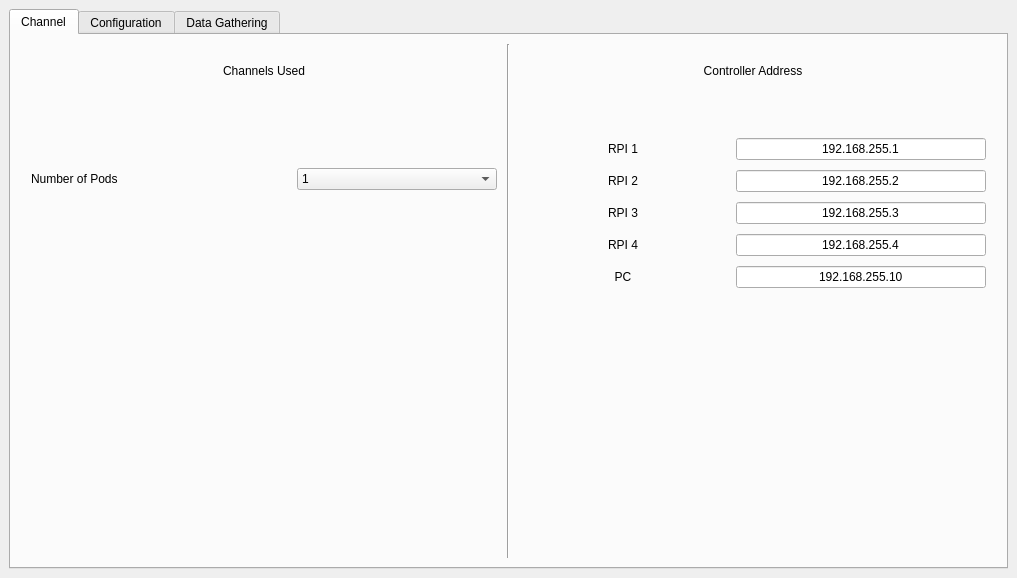
<?xml version="1.0" encoding="UTF-8"?>
<ui version="4.0">
 <class>MainWindow</class>
 <widget class="QMainWindow" name="MainWindow">
  <property name="geometry">
   <rect>
    <x>0</x>
    <y>0</y>
    <width>1017</width>
    <height>578</height>
   </rect>
  </property>
  <property name="windowTitle">
   <string>MainWindow</string>
  </property>
  <widget class="QWidget" name="centralwidget">
   <layout class="QVBoxLayout" name="verticalLayout">
    <item>
     <widget class="QTabWidget" name="tabWidget">
      <property name="currentIndex">
       <number>0</number>
      </property>
      <widget class="QWidget" name="tabChannel">
       <attribute name="title">
        <string>Channel</string>
       </attribute>
       <layout class="QHBoxLayout" name="horizontalLayout">
        <property name="spacing">
         <number>10</number>
        </property>
        <property name="leftMargin">
         <number>20</number>
        </property>
        <property name="rightMargin">
         <number>20</number>
        </property>
        <item>
         <layout class="QVBoxLayout" name="vLayoutLeft">
          <property name="topMargin">
           <number>20</number>
          </property>
          <property name="bottomMargin">
           <number>0</number>
          </property>
          <item>
           <widget class="QLabel" name="lblChannelsUsed">
            <property name="maximumSize">
             <size>
              <width>16777215</width>
              <height>50</height>
             </size>
            </property>
            <property name="text">
             <string>Channels Used</string>
            </property>
            <property name="alignment">
             <set>Qt::AlignCenter</set>
            </property>
            <property name="wordWrap">
             <bool>false</bool>
            </property>
            <property name="openExternalLinks">
             <bool>false</bool>
            </property>
           </widget>
          </item>
          <item>
           <spacer name="vSpacer_3">
            <property name="orientation">
             <enum>Qt::Vertical</enum>
            </property>
            <property name="sizeType">
             <enum>QSizePolicy::Fixed</enum>
            </property>
            <property name="sizeHint" stdset="0">
             <size>
              <width>20</width>
              <height>80</height>
             </size>
            </property>
           </spacer>
          </item>
          <item>
           <layout class="QHBoxLayout" name="hLayout">
            <property name="leftMargin">
             <number>0</number>
            </property>
            <property name="topMargin">
             <number>0</number>
            </property>
            <property name="rightMargin">
             <number>0</number>
            </property>
            <item>
             <widget class="QLabel" name="lblNoOfPods">
              <property name="text">
               <string>Number of Pods</string>
              </property>
             </widget>
            </item>
            <item>
             <widget class="QComboBox" name="cmbBoxPods">
              <property name="sizePolicy">
               <sizepolicy hsizetype="Expanding" vsizetype="Fixed">
                <horstretch>0</horstretch>
                <verstretch>0</verstretch>
               </sizepolicy>
              </property>
              <property name="maximumSize">
               <size>
                <width>200</width>
                <height>16777215</height>
               </size>
              </property>
              <item>
               <property name="text">
                <string>1</string>
               </property>
              </item>
              <item>
               <property name="text">
                <string>2</string>
               </property>
              </item>
              <item>
               <property name="text">
                <string>3</string>
               </property>
              </item>
              <item>
               <property name="text">
                <string>4</string>
               </property>
              </item>
             </widget>
            </item>
           </layout>
          </item>
          <item>
           <spacer name="vlSpacer_2">
            <property name="orientation">
             <enum>Qt::Vertical</enum>
            </property>
            <property name="sizeHint" stdset="0">
             <size>
              <width>20</width>
              <height>40</height>
             </size>
            </property>
           </spacer>
          </item>
         </layout>
        </item>
        <item>
         <widget class="Line" name="line">
          <property name="orientation">
           <enum>Qt::Vertical</enum>
          </property>
         </widget>
        </item>
        <item>
         <layout class="QVBoxLayout" name="vLayoutRight">
          <property name="topMargin">
           <number>20</number>
          </property>
          <item>
           <widget class="QLabel" name="lblControllerAddress">
            <property name="maximumSize">
             <size>
              <width>16777215</width>
              <height>50</height>
             </size>
            </property>
            <property name="layoutDirection">
             <enum>Qt::LeftToRight</enum>
            </property>
            <property name="text">
             <string>Controller Address</string>
            </property>
            <property name="alignment">
             <set>Qt::AlignCenter</set>
            </property>
           </widget>
          </item>
          <item>
           <layout class="QGridLayout" name="gridLayout">
            <property name="topMargin">
             <number>50</number>
            </property>
            <property name="verticalSpacing">
             <number>10</number>
            </property>
            <item row="1" column="0">
             <widget class="QLabel" name="lblRPI2">
              <property name="text">
               <string>RPI 2</string>
              </property>
              <property name="alignment">
               <set>Qt::AlignCenter</set>
              </property>
             </widget>
            </item>
            <item row="2" column="0">
             <widget class="QLabel" name="lblRPI3">
              <property name="text">
               <string>RPI 3</string>
              </property>
              <property name="alignment">
               <set>Qt::AlignCenter</set>
              </property>
             </widget>
            </item>
            <item row="1" column="1">
             <widget class="QLineEdit" name="lnEditRPI2">
              <property name="maximumSize">
               <size>
                <width>250</width>
                <height>16777215</height>
               </size>
              </property>
              <property name="text">
               <string>192.168.255.2</string>
              </property>
              <property name="alignment">
               <set>Qt::AlignCenter</set>
              </property>
             </widget>
            </item>
            <item row="2" column="1">
             <widget class="QLineEdit" name="lnEditRPI3">
              <property name="maximumSize">
               <size>
                <width>250</width>
                <height>16777215</height>
               </size>
              </property>
              <property name="text">
               <string>192.168.255.3</string>
              </property>
              <property name="alignment">
               <set>Qt::AlignCenter</set>
              </property>
             </widget>
            </item>
            <item row="4" column="0">
             <widget class="QLabel" name="lblPC">
              <property name="text">
               <string>PC</string>
              </property>
              <property name="alignment">
               <set>Qt::AlignCenter</set>
              </property>
             </widget>
            </item>
            <item row="0" column="0">
             <widget class="QLabel" name="lblRPI1">
              <property name="text">
               <string>RPI 1</string>
              </property>
              <property name="alignment">
               <set>Qt::AlignCenter</set>
              </property>
             </widget>
            </item>
            <item row="0" column="1">
             <widget class="QLineEdit" name="lnEditRPI1">
              <property name="sizePolicy">
               <sizepolicy hsizetype="Expanding" vsizetype="Fixed">
                <horstretch>0</horstretch>
                <verstretch>0</verstretch>
               </sizepolicy>
              </property>
              <property name="maximumSize">
               <size>
                <width>250</width>
                <height>16777215</height>
               </size>
              </property>
              <property name="inputMask">
               <string/>
              </property>
              <property name="text">
               <string>192.168.255.1</string>
              </property>
              <property name="maxLength">
               <number>32767</number>
              </property>
              <property name="alignment">
               <set>Qt::AlignCenter</set>
              </property>
             </widget>
            </item>
            <item row="4" column="1">
             <widget class="QLineEdit" name="lnEditPC">
              <property name="maximumSize">
               <size>
                <width>250</width>
                <height>16777215</height>
               </size>
              </property>
              <property name="text">
               <string>192.168.255.10</string>
              </property>
              <property name="alignment">
               <set>Qt::AlignCenter</set>
              </property>
             </widget>
            </item>
            <item row="3" column="0">
             <widget class="QLabel" name="lblRPI4">
              <property name="text">
               <string>RPI 4</string>
              </property>
              <property name="alignment">
               <set>Qt::AlignCenter</set>
              </property>
             </widget>
            </item>
            <item row="3" column="1">
             <widget class="QLineEdit" name="lnEditRPI4">
              <property name="maximumSize">
               <size>
                <width>250</width>
                <height>16777215</height>
               </size>
              </property>
              <property name="text">
               <string>192.168.255.4</string>
              </property>
              <property name="alignment">
               <set>Qt::AlignCenter</set>
              </property>
             </widget>
            </item>
           </layout>
          </item>
          <item>
           <spacer name="vSpacer">
            <property name="orientation">
             <enum>Qt::Vertical</enum>
            </property>
            <property name="sizeHint" stdset="0">
             <size>
              <width>20</width>
              <height>40</height>
             </size>
            </property>
           </spacer>
          </item>
         </layout>
        </item>
       </layout>
      </widget>
      <widget class="QWidget" name="tabConfiguration">
       <attribute name="title">
        <string>Configuration</string>
       </attribute>
       <layout class="QHBoxLayout" name="horizontalLayout_2">
        <property name="spacing">
         <number>10</number>
        </property>
        <property name="leftMargin">
         <number>20</number>
        </property>
        <property name="rightMargin">
         <number>20</number>
        </property>
        <item>
         <layout class="QVBoxLayout" name="vLayoutLeft_2">
          <property name="spacing">
           <number>30</number>
          </property>
          <property name="topMargin">
           <number>20</number>
          </property>
          <item>
           <widget class="QLabel" name="lblRegisterSettings">
            <property name="maximumSize">
             <size>
              <width>16777215</width>
              <height>50</height>
             </size>
            </property>
            <property name="text">
             <string>Register Settings</string>
            </property>
            <property name="alignment">
             <set>Qt::AlignCenter</set>
            </property>
           </widget>
          </item>
          <item>
           <layout class="QHBoxLayout" name="hLayout_2">
            <property name="topMargin">
             <number>0</number>
            </property>
            <item>
             <widget class="QLabel" name="lblConfigFile">
              <property name="text">
               <string>Config. File</string>
              </property>
              <property name="alignment">
               <set>Qt::AlignCenter</set>
              </property>
             </widget>
            </item>
            <item>
             <widget class="QPushButton" name="btnLoadFile">
              <property name="text">
               <string>Load</string>
              </property>
              <property name="checkable">
               <bool>false</bool>
              </property>
             </widget>
            </item>
           </layout>
          </item>
          <item>
           <widget class="QLabel" name="lblOr">
            <property name="text">
             <string>Or</string>
            </property>
            <property name="alignment">
             <set>Qt::AlignCenter</set>
            </property>
           </widget>
          </item>
          <item>
           <layout class="QGridLayout" name="gridLayout_3">
            <property name="topMargin">
             <number>0</number>
            </property>
            <property name="verticalSpacing">
             <number>10</number>
            </property>
            <item row="0" column="0">
             <widget class="QLabel" name="lblRegister">
              <property name="text">
               <string>Register</string>
              </property>
              <property name="alignment">
               <set>Qt::AlignCenter</set>
              </property>
             </widget>
            </item>
            <item row="1" column="0">
             <widget class="QLabel" name="lblValue">
              <property name="text">
               <string>Value</string>
              </property>
              <property name="alignment">
               <set>Qt::AlignCenter</set>
              </property>
             </widget>
            </item>
            <item row="0" column="1">
             <widget class="QSpinBox" name="spinBoxRegister">
              <property name="prefix">
               <string>0x</string>
              </property>
              <property name="maximum">
               <number>10000</number>
              </property>
             </widget>
            </item>
            <item row="1" column="1">
             <widget class="QSpinBox" name="spinBoxValue">
              <property name="prefix">
               <string>0x</string>
              </property>
             </widget>
            </item>
           </layout>
          </item>
          <item>
           <spacer name="vSpacer_2">
            <property name="orientation">
             <enum>Qt::Vertical</enum>
            </property>
            <property name="sizeHint" stdset="0">
             <size>
              <width>20</width>
              <height>40</height>
             </size>
            </property>
           </spacer>
          </item>
         </layout>
        </item>
        <item>
         <widget class="Line" name="line_2">
          <property name="orientation">
           <enum>Qt::Vertical</enum>
          </property>
         </widget>
        </item>
        <item>
         <layout class="QVBoxLayout" name="vLayoutCenter">
          <property name="spacing">
           <number>30</number>
          </property>
          <property name="topMargin">
           <number>20</number>
          </property>
          <item>
           <widget class="QLabel" name="lblDataSettings">
            <property name="maximumSize">
             <size>
              <width>16777215</width>
              <height>50</height>
             </size>
            </property>
            <property name="text">
             <string>Data Settings</string>
            </property>
            <property name="alignment">
             <set>Qt::AlignCenter</set>
            </property>
           </widget>
          </item>
          <item>
           <layout class="QGridLayout" name="gridLayout_4">
            <property name="topMargin">
             <number>0</number>
            </property>
            <property name="verticalSpacing">
             <number>10</number>
            </property>
            <item row="0" column="0">
             <widget class="QLabel" name="lblDataRate">
              <property name="text">
               <string>Data Rate</string>
              </property>
              <property name="alignment">
               <set>Qt::AlignCenter</set>
              </property>
             </widget>
            </item>
            <item row="1" column="0">
             <widget class="QLabel" name="lblFormat">
              <property name="text">
               <string>Format</string>
              </property>
              <property name="alignment">
               <set>Qt::AlignCenter</set>
              </property>
             </widget>
            </item>
            <item row="0" column="1">
             <widget class="QComboBox" name="cmbBoxDataRate">
              <item>
               <property name="text">
                <string>Hz</string>
               </property>
              </item>
              <item>
               <property name="text">
                <string>kHz</string>
               </property>
              </item>
              <item>
               <property name="text">
                <string>MHz</string>
               </property>
              </item>
             </widget>
            </item>
            <item row="1" column="1">
             <widget class="QComboBox" name="cmbBoxFormat">
              <item>
               <property name="text">
                <string>16-bit sum</string>
               </property>
              </item>
              <item>
               <property name="text">
                <string>32-bit sum</string>
               </property>
              </item>
              <item>
               <property name="text">
                <string>64-bit sum</string>
               </property>
              </item>
             </widget>
            </item>
           </layout>
          </item>
          <item>
           <spacer name="vSpacer_4">
            <property name="orientation">
             <enum>Qt::Vertical</enum>
            </property>
            <property name="sizeHint" stdset="0">
             <size>
              <width>20</width>
              <height>40</height>
             </size>
            </property>
           </spacer>
          </item>
         </layout>
        </item>
        <item>
         <widget class="Line" name="line_3">
          <property name="orientation">
           <enum>Qt::Vertical</enum>
          </property>
         </widget>
        </item>
        <item>
         <layout class="QVBoxLayout" name="vLayoutRight_2">
          <property name="spacing">
           <number>30</number>
          </property>
          <property name="topMargin">
           <number>20</number>
          </property>
          <item>
           <widget class="QLabel" name="lblLogSettings">
            <property name="maximumSize">
             <size>
              <width>16777215</width>
              <height>50</height>
             </size>
            </property>
            <property name="text">
             <string>Log Settings</string>
            </property>
            <property name="alignment">
             <set>Qt::AlignCenter</set>
            </property>
           </widget>
          </item>
          <item>
           <widget class="QPushButton" name="btnReadEFuses">
            <property name="text">
             <string>Read E-Fuses</string>
            </property>
            <property name="checkable">
             <bool>false</bool>
            </property>
           </widget>
          </item>
          <item>
           <widget class="QPushButton" name="btnReadRegisters">
            <property name="text">
             <string>Read Registers</string>
            </property>
            <property name="checkable">
             <bool>false</bool>
            </property>
           </widget>
          </item>
          <item>
           <widget class="QPushButton" name="btnReadIDs">
            <property name="text">
             <string>Read IDs</string>
            </property>
            <property name="checkable">
             <bool>false</bool>
            </property>
            <property name="flat">
             <bool>false</bool>
            </property>
           </widget>
          </item>
          <item>
           <spacer name="vSpacer_5">
            <property name="orientation">
             <enum>Qt::Vertical</enum>
            </property>
            <property name="sizeHint" stdset="0">
             <size>
              <width>20</width>
              <height>40</height>
             </size>
            </property>
           </spacer>
          </item>
         </layout>
        </item>
       </layout>
      </widget>
      <widget class="QWidget" name="tabDataGathering">
       <attribute name="title">
        <string>Data Gathering</string>
       </attribute>
       <layout class="QHBoxLayout" name="horizontalLayout_3">
        <property name="spacing">
         <number>10</number>
        </property>
        <property name="leftMargin">
         <number>20</number>
        </property>
        <property name="rightMargin">
         <number>20</number>
        </property>
        <item>
         <layout class="QVBoxLayout" name="vLayoutLeft_3">
          <property name="spacing">
           <number>30</number>
          </property>
          <property name="topMargin">
           <number>20</number>
          </property>
          <item>
           <widget class="QLabel" name="label">
            <property name="maximumSize">
             <size>
              <width>16777215</width>
              <height>50</height>
             </size>
            </property>
            <property name="text">
             <string>Data Plot</string>
            </property>
            <property name="alignment">
             <set>Qt::AlignCenter</set>
            </property>
           </widget>
          </item>
          <item>
           <spacer name="verticalSpacer_3">
            <property name="orientation">
             <enum>Qt::Vertical</enum>
            </property>
            <property name="sizeType">
             <enum>QSizePolicy::Ignored</enum>
            </property>
            <property name="sizeHint" stdset="0">
             <size>
              <width>20</width>
              <height>40</height>
             </size>
            </property>
           </spacer>
          </item>
          <item>
           <widget class="PlotWidget" name="widgetPlotContainer" native="true">
            <property name="sizePolicy">
             <sizepolicy hsizetype="Preferred" vsizetype="Preferred">
              <horstretch>0</horstretch>
              <verstretch>0</verstretch>
             </sizepolicy>
            </property>
            <layout class="QVBoxLayout" name="verticalLayout_2"/>
           </widget>
          </item>
          <item>
           <spacer name="verticalSpacer_2">
            <property name="orientation">
             <enum>Qt::Vertical</enum>
            </property>
            <property name="sizeType">
             <enum>QSizePolicy::Ignored</enum>
            </property>
            <property name="sizeHint" stdset="0">
             <size>
              <width>20</width>
              <height>40</height>
             </size>
            </property>
           </spacer>
          </item>
         </layout>
        </item>
        <item>
         <widget class="Line" name="line_4">
          <property name="orientation">
           <enum>Qt::Vertical</enum>
          </property>
         </widget>
        </item>
        <item>
         <layout class="QVBoxLayout" name="vLayoutRight_3">
          <property name="spacing">
           <number>30</number>
          </property>
          <property name="leftMargin">
           <number>0</number>
          </property>
          <property name="topMargin">
           <number>40</number>
          </property>
          <item>
           <widget class="QLabel" name="lblDataRecording">
            <property name="maximumSize">
             <size>
              <width>150</width>
              <height>50</height>
             </size>
            </property>
            <property name="text">
             <string>Data Recording</string>
            </property>
            <property name="alignment">
             <set>Qt::AlignCenter</set>
            </property>
           </widget>
          </item>
          <item>
           <widget class="QPushButton" name="btnStart">
            <property name="maximumSize">
             <size>
              <width>150</width>
              <height>16777215</height>
             </size>
            </property>
            <property name="text">
             <string>Start/Open</string>
            </property>
            <property name="checkable">
             <bool>false</bool>
            </property>
           </widget>
          </item>
          <item>
           <widget class="QPushButton" name="btnStop">
            <property name="maximumSize">
             <size>
              <width>150</width>
              <height>16777215</height>
             </size>
            </property>
            <property name="text">
             <string>Stop/Save</string>
            </property>
            <property name="checkable">
             <bool>false</bool>
            </property>
           </widget>
          </item>
          <item>
           <widget class="Line" name="line_5">
            <property name="maximumSize">
             <size>
              <width>150</width>
              <height>16777215</height>
             </size>
            </property>
            <property name="orientation">
             <enum>Qt::Horizontal</enum>
            </property>
           </widget>
          </item>
          <item>
           <widget class="QLabel" name="lblSavingData">
            <property name="maximumSize">
             <size>
              <width>150</width>
              <height>16777215</height>
             </size>
            </property>
            <property name="text">
             <string>Saving Data</string>
            </property>
            <property name="alignment">
             <set>Qt::AlignCenter</set>
            </property>
           </widget>
          </item>
          <item>
           <widget class="QLineEdit" name="lnEditFileName">
            <property name="sizePolicy">
             <sizepolicy hsizetype="Preferred" vsizetype="Fixed">
              <horstretch>0</horstretch>
              <verstretch>0</verstretch>
             </sizepolicy>
            </property>
            <property name="maximumSize">
             <size>
              <width>150</width>
              <height>16777215</height>
             </size>
            </property>
            <property name="placeholderText">
             <string>File name ...</string>
            </property>
           </widget>
          </item>
          <item>
           <widget class="Line" name="line_6">
            <property name="maximumSize">
             <size>
              <width>150</width>
              <height>16777215</height>
             </size>
            </property>
            <property name="orientation">
             <enum>Qt::Horizontal</enum>
            </property>
           </widget>
          </item>
          <item>
           <widget class="QLabel" name="lblInsertComment">
            <property name="maximumSize">
             <size>
              <width>150</width>
              <height>16777215</height>
             </size>
            </property>
            <property name="text">
             <string>Insert Comment</string>
            </property>
            <property name="alignment">
             <set>Qt::AlignCenter</set>
            </property>
           </widget>
          </item>
          <item>
           <widget class="QLineEdit" name="lnEditComment">
            <property name="sizePolicy">
             <sizepolicy hsizetype="Preferred" vsizetype="Fixed">
              <horstretch>0</horstretch>
              <verstretch>0</verstretch>
             </sizepolicy>
            </property>
            <property name="maximumSize">
             <size>
              <width>150</width>
              <height>16777215</height>
             </size>
            </property>
            <property name="placeholderText">
             <string>Inset comment ..</string>
            </property>
           </widget>
          </item>
          <item>
           <spacer name="verticalSpacer">
            <property name="orientation">
             <enum>Qt::Vertical</enum>
            </property>
            <property name="sizeHint" stdset="0">
             <size>
              <width>20</width>
              <height>40</height>
             </size>
            </property>
           </spacer>
          </item>
         </layout>
        </item>
       </layout>
      </widget>
     </widget>
    </item>
   </layout>
  </widget>
 </widget>
 <customwidgets>
  <customwidget>
   <class>PlotWidget</class>
   <extends>QWidget</extends>
   <header location="global">pyqtgraph</header>
   <container>1</container>
  </customwidget>
 </customwidgets>
 <resources/>
 <connections/>
</ui>
